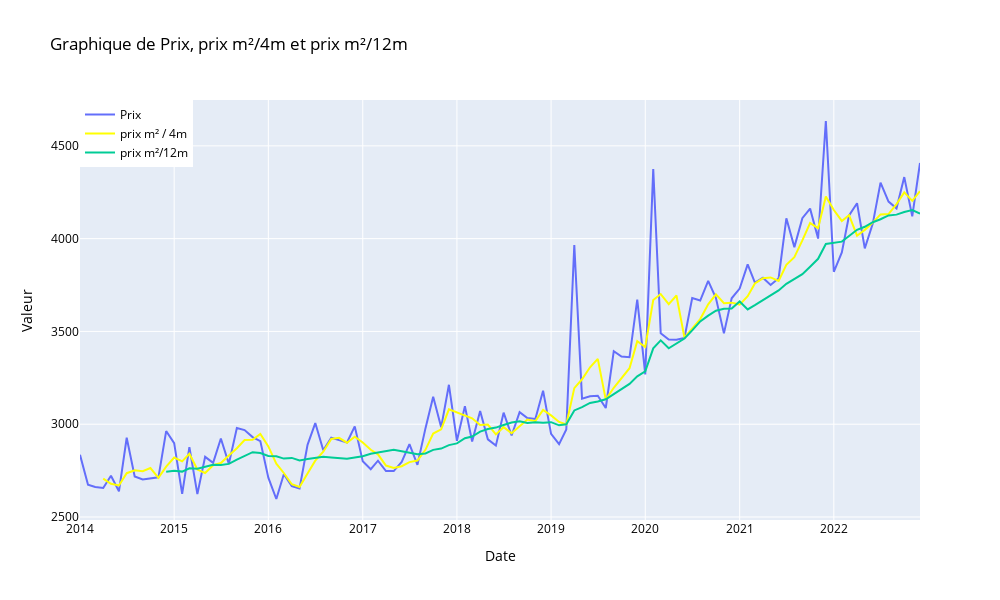

Source (notebook cell):
### Code cell
import plotly.graph_objects as go
import pandas as pd

# Supposons que 'resultat' soit un DataFrame pandas contenant vos données

# Créer une figure
fig = go.Figure()

# Ajouter une trace pour le prix
fig.add_trace(go.Scatter(x=resultat.index, y=resultat["prix_m2"], mode='lines', name='Prix', line=dict(color='light green')))

# Ajouter une trace pour SMA 7
fig.add_trace(go.Scatter(x=resultat.index, y=resultat["sma_4"], mode='lines', name='prix m² / 4m', line=dict(color='yellow')))

# Ajouter une trace pour SMA 20
fig.add_trace(go.Scatter(x=resultat.index, y=resultat["sma_12"], mode='lines', name='prix m²/12m', line=dict(color='light blue')))

# Personnaliser la mise en page du graphique
fig.update_layout(
    title='Graphique de Prix, prix m²/4m et prix m²/12m',
    xaxis=dict(title='Date'),
    yaxis=dict(title='Valeur'),
    legend=dict(x=0, y=1),
    showlegend=True,
    autosize=True,
    width=1000,  # Largeur de la figure en pixels
    height=600,   # Hauteur de la figure en pixels
    plot_bgcolor='light blue',
    paper_bgcolor='white',
    font=dict(color='black')
)

# Afficher le graphique
fig.show()
